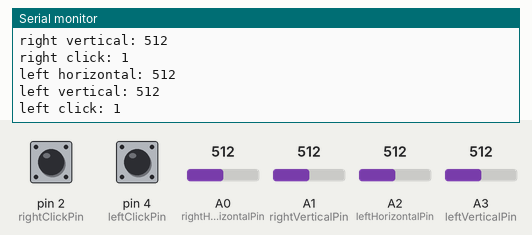
Bench run of a sketch on a simulated Arduino Uno, built with avr-gcc and run on an emulated ATmega328P. Shown: the last lines printed to the serial monitor. The inputs (shaded band) are chosen by the test bench; at power-on: A0 (rightHorizontalPin) = 512, A1 (rightVerticalPin) = 512, A2 (leftHorizontalPin) = 512, A3 (leftVerticalPin) = 512, pin 2 (rightClickPin) HIGH, pin 4 (leftClickPin) HIGH.

Above: at 1.8 s.
1.9 s: A0 (rightHorizontalPin) set to 716
3.4 s: A1 (rightVerticalPin) set to 716
4.9 s: A2 (leftHorizontalPin) set to 716
At 6.1 s:
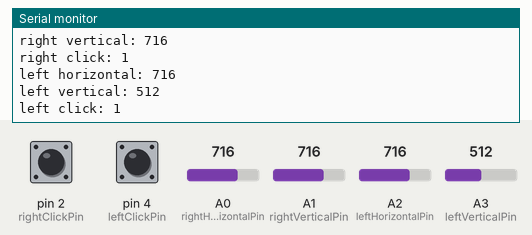
6.4 s: A3 (leftVerticalPin) set to 716
At 8.2 s:
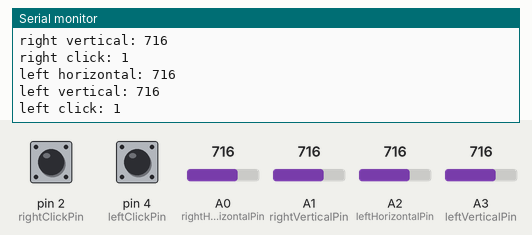
10.6 s: pin 2 (rightClickPin) pulled LOW for 1.3 s
16.1 s: pin 4 (leftClickPin) pulled LOW for 1.3 s
At 17.4 s:
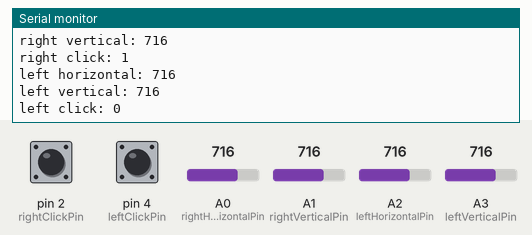

The sketch:

Controller.ino
```cpp
const int rightHorizontalPin = 0;
const int rightVerticalPin = 1;
const int rightClickPin = 2;

const int leftHorizontalPin = 2;
const int leftVerticalPin = 3;
const int leftClickPin = 4;

void setup() {

  Serial.begin(9600);

  pinMode(rightClickPin, INPUT);
  digitalWrite(rightClickPin, HIGH);

  pinMode(leftClickPin, INPUT);
  digitalWrite(leftClickPin, HIGH);

}

void loop() {

  Serial.print("right horizontal: ");
  Serial.println(analogRead(rightHorizontalPin) ,DEC);
  Serial.print("right vertical: ");
  Serial.println(analogRead(rightVerticalPin) ,DEC);
  Serial.print("right click: ");
  Serial.println(digitalRead(rightClickPin) ,DEC);

  Serial.print("left horizontal: ");
  Serial.println(analogRead(leftHorizontalPin) ,DEC);
  Serial.print("left vertical: ");
  Serial.println(analogRead(leftVerticalPin) ,DEC);
  Serial.print("left click: ");
  Serial.println(digitalRead(leftClickPin) ,DEC);


  delay(1000);

}
```

Measured:
- after the input at 4.9 s, the serial monitor: prints a new line after 0.43 s (image 1)
- after the input at 6.4 s, the serial monitor: prints a new line after 1.1 s (image 2)
- after the input at 16.1 s, the serial monitor: prints a new line after 0.87 s (image 3)
